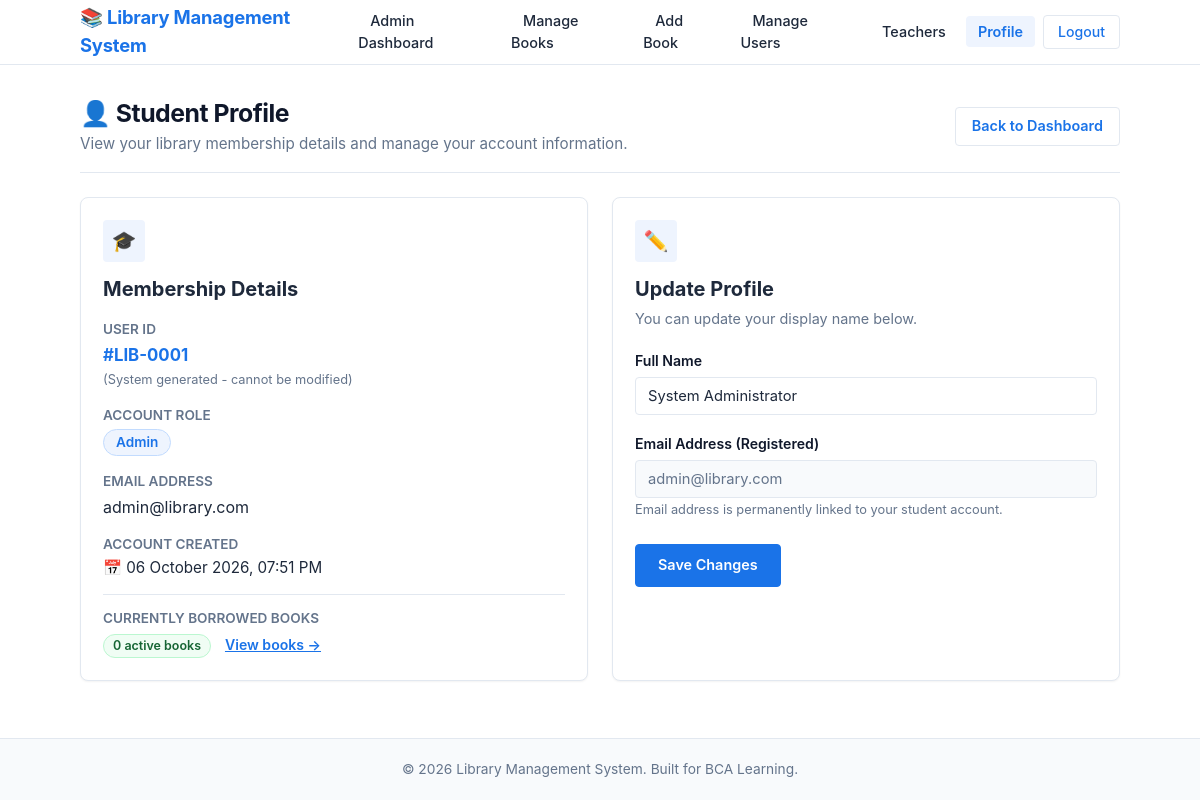
The app's page /profile.php (signed in) with its own data.
### tables this page shows
CREATE TABLE users (
    id INT AUTO_INCREMENT PRIMARY KEY,
    name VARCHAR(100) NOT NULL,
    email VARCHAR(150) NOT NULL UNIQUE,
    password VARCHAR(255) NOT NULL,
    role VARCHAR(20) NOT NULL DEFAULT 'student',
    created_at TIMESTAMP DEFAULT CURRENT_TIMESTAMP
);

### profile.php (the view, shortened to what this page needs)
<?php
require_once 'config/db.php';
$user_id = $_SESSION['user_id'];
try {
    $stmt = $pdo->prepare("SELECT id, name, email, role, created_at FROM users WHERE id = :id LIMIT 1");
    $stmt->execute([':id' => $user_id]);
    $user = $stmt->fetch();
    $stmt_issued = $pdo->prepare("SELECT COUNT(*) FROM issued_books WHERE user_id = :id AND status = 'issued'");
    $stmt_issued->execute([':id' => $user_id]);
    $active_issued_count = (int)$stmt_issued->fetchColumn();
} catch (PDOException $e) {
    error_log("Profile query error: " . $e->getMessage());
    $error = "Unable to load profile data. Please try again later.";
    $user = [
        'id'         => $user_id,
        'name'       => $_SESSION['user_name'] ?? 'Student',
        'email'      => 'Unavailable',
        'created_at' => date('Y-m-d')
    ];
    $active_issued_count = 0;
}
include 'includes/header.php';
include 'includes/navbar.php';
?>
<main class="main-content">
    <div class="container">
        <div class="page-header-flex">
            <div>
                <h1>👤 Student Profile</h1>
                <p style="color: var(--text-muted); font-size: 0.95rem; margin-top: 4px;">
                    View your library membership details and manage your account information.
                </p>
            </div>
            <div>
                <a href="dashboard.php" class="btn btn-outline">Back to Dashboard</a>
            </div>
        </div>
        <div style="display: grid; grid-template-columns: repeat(auto-fit, minmax(320px, 1fr)); gap: 24px;">
            <div class="feature-card" style="box-shadow: var(--shadow-sm);">
                <div class="feature-icon">🎓</div>
                <h2 style="font-size: 1.25rem; margin-bottom: 16px; color: var(--text-color);">Membership Details</h2>
                <div style="margin-bottom: 14px;">
                    <span style="font-size: 0.85rem; color: var(--text-muted); font-weight: 600; text-transform: uppercase;">User ID</span>
                    <p style="font-size: 1.05rem; font-weight: 700; color: var(--primary); margin-top: 2px;">
                        #LIB-<?php echo str_pad($user['id'], 4, '0', STR_PAD_LEFT); ?>
                    </p>
                    <small style="color: var(--text-muted); font-size: 0.8rem;">(System generated - cannot be modified)</small>
                </div>
                <div style="margin-bottom: 14px;">
                    <span style="font-size: 0.85rem; color: var(--text-muted); font-weight: 600; text-transform: uppercase;">Account Role</span>
                    <p style="margin-top: 2px;">
                        <span class="badge badge-category" style="text-transform: capitalize; font-size: 0.85rem; padding: 4px 12px;">
                            <?php echo htmlspecialchars($user['role'] ?? 'student'); ?>
                        </span>
                    </p>
                </div>
                <div style="margin-bottom: 14px;">
                    <span style="font-size: 0.85rem; color: var(--text-muted); font-weight: 600; text-transform: uppercase;">Email Address</span>
                    <p style="font-size: 1rem; color: var(--text-color); margin-top: 2px;">
                        <?php echo htmlspecialchars($user['email']); ?>
                    </p>
                </div>
                <div style="margin-bottom: 14px;">
                    <span style="font-size: 0.85rem; color: var(--text-muted); font-weight: 600; text-transform: uppercase;">Account Created</span>
                    <p style="font-size: 0.95rem; color: var(--text-color); margin-top: 2px;">
                        📅 <?php echo date('d F Y, h:i A', strtotime($user['created_at'])); ?>
                    </p>
                </div>
                <div style="padding-top: 12px; border-top: 1px solid var(--border-color);">
                    <span style="font-size: 0.85rem; color: var(--text-muted); font-weight: 600; text-transform: uppercase;">Currently Borrowed Books</span>
                    <p style="margin-top: 4px;">
                        <span class="badge badge-success"><?php echo $active_issued_count; ?> active books</span>
                        <a href="my-books.php" style="margin-left: 10px; font-size: 0.88rem; color: var(--primary); font-weight: 600;">View books &rarr;</a>
                    </p>
                </div>
            </div>
            <div class="feature-card" style="box-shadow: var(--shadow-sm);">
                <div class="feature-icon">✏️</div>
                <h2 style="font-size: 1.25rem; margin-bottom: 6px; color: var(--text-color);">Update Profile</h2>
                <p style="font-size: 0.9rem; color: var(--text-muted); margin-bottom: 20px;">
                    You can update your display name below.
                </p>
                <form action="profile.php" method="POST" autocomplete="off">
                    <div class="form-group">
                        <label for="name">Full Name</label>
                        <input
                            type="text"
                            name="name"
                            id="name"
                            class="form-control"
                            value="<?php echo htmlspecialchars($user['name']); ?>"
                            placeholder="Enter your full name"
                            required
                        >
                    </div>
                    <div class="form-group">
                        <label for="email_disabled">Email Address (Registered)</label>
                        <input
                            type="email"
                            id="email_disabled"
                            class="form-control"
                            value="<?php echo htmlspecialchars($user['email']); ?>"
                            disabled
                            style="background-color: var(--bg-light); cursor: not-allowed;"
                        >
                        <small style="color: var(--text-muted); font-size: 0.8rem;">
                            Email address is permanently linked to your student account.
                        </small>
                    </div>
                    <div style="margin-top: 24px;">
                        <button type="submit" class="btn btn-primary" style="padding: 10px 22px;">
                            Save Changes
                        </button>
                    </div>
                </form>
            </div>
        </div>
    </div>
</main>
<?php include 'includes/footer.php'; ?>

### assets/css/style.css (style rules this page uses)
:root { --primary: #1a73e8; --primary-hover: #1557b0; --primary-light: #eef4fe; --primary-border: #c2dbfe; --text-dark: #0f172a; --text-body: #1e293b; --text-muted: #64748b; --text-light: #94a3b8; --bg-page: #ffffff; --bg-subtle: #f8fafc; --bg-light: #f8fafc; --bg-card: #ffffff; --border-color: #e2e8f0; --border-light: #f1f5f9; --success-bg: #f0fdf4; --success-text: #166534; --success-border: #bbf7d0; --error-bg: #fef2f2; --error-text: #991b1b; --error-border: #fecaca; --radius-sm: 4px; --radius: 8px; --radius-lg: 12px; --radius-pill: 9999px; --shadow-sm: 0 1px 2px 0 rgba(0, 0, 0, 0.05); --shadow-md: 0 2px 4px -1px rgba(0, 0, 0, 0.06), 0 1px 2px -1px rgba(0, 0, 0, 0.04); }
* { margin: 0; padding: 0; box-sizing: border-box; }
body { font-family: -apple-system, BlinkMacSystemFont, "Segoe UI", Roboto, Oxygen, Ubuntu, Cantarell, "Helvetica Neue", sans-serif; color: var(--text-body); background-color: var(--bg-page); line-height: 1.5; font-size: 15px; display: flex; flex-direction: column; min-height: 100vh; -webkit-font-smoothing: antialiased; }
.container { width: 100%; max-width: 1080px; margin: 0 auto; padding: 0 20px; }
.main-content { flex: 1; padding: 32px 0 48px; }
h1, h2, h3, h4 { color: var(--text-dark); font-weight: 700; line-height: 1.3; }
.page-header-flex { display: flex; justify-content: space-between; align-items: center; margin-bottom: 24px; padding-bottom: 16px; border-bottom: 1px solid var(--border-color); flex-wrap: wrap; gap: 16px; }
.page-header-flex h1 { font-size: 1.55rem; letter-spacing: -0.02em; }
.page-header-flex p { color: var(--text-muted); font-size: 0.92rem; margin-top: 4px; }
.btn { display: inline-flex; align-items: center; justify-content: center; font-family: inherit; font-size: 0.9rem; font-weight: 600; padding: 8px 16px; border-radius: var(--radius-sm); text-decoration: none; cursor: pointer; border: 1px solid transparent; transition: all 0.15s ease; line-height: 1.4; }
.btn-primary { background-color: var(--primary); color: #ffffff !important; border-color: var(--primary); }
.btn-outline { background-color: transparent; color: var(--primary) !important; border-color: var(--border-color); }
.form-group { margin-bottom: 18px; }
.form-group label { display: block; margin-bottom: 6px; font-size: 0.88rem; font-weight: 600; color: var(--text-dark); }
.form-control { width: 100%; padding: 9px 12px; font-size: 0.92rem; font-family: inherit; color: var(--text-body); background-color: #ffffff; border: 1px solid var(--border-color); border-radius: var(--radius-sm); outline: none; transition: border-color 0.15s ease, box-shadow 0.15s ease; }
.form-control:disabled, .form-control[readonly] { background-color: var(--bg-subtle); color: var(--text-muted); cursor: not-allowed; }
.feature-card { background-color: var(--bg-card); border: 1px solid var(--border-color); border-radius: var(--radius); padding: 22px; box-shadow: var(--shadow-sm); }
.feature-icon { width: 42px; height: 42px; background-color: var(--primary-light); color: var(--primary); border-radius: var(--radius-sm); display: flex; align-items: center; justify-content: center; font-size: 1.25rem; margin-bottom: 14px; }
.feature-card p { font-size: 0.88rem; color: var(--text-muted); line-height: 1.5; }
.badge { display: inline-block; padding: 3px 9px; border-radius: var(--radius-pill); font-size: 0.78rem; font-weight: 600; line-height: 1.3; }
.badge-success { background-color: var(--success-bg); color: var(--success-text); border: 1px solid var(--success-border); }
.badge-category { background-color: var(--primary-light); color: var(--primary); border: 1px solid var(--primary-border); }

### records on screen
users: id "0001", role "Admin", email "admin@library.com", created_at "06 October 2026, 07:51 PM", name "System Administrator"

### other values on screen
$active_issued_count "0"
